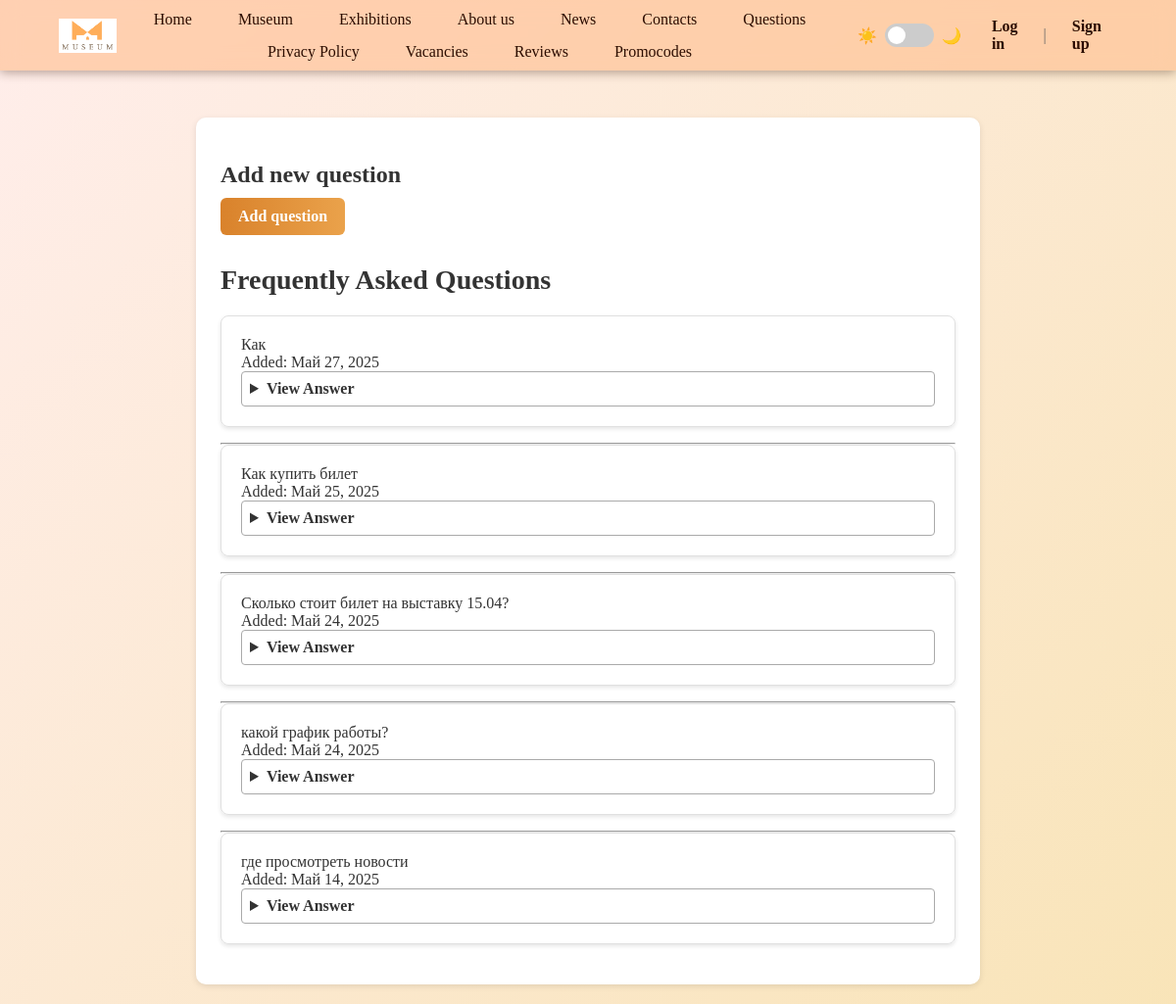
Page /dictionary/ on the committed database.
### museum/models.py (models this page shows, shortened)
class Question(models.Model):
    content = models.TextField()
    date = models.DateTimeField(null=True, blank=True)
    answer = models.ForeignKey('Answer', on_delete=models.SET_NULL, null=True)

### museum/views.py (the view)
# urls.py: re_path(r'^dictionary/$', views.dictionary_page, name='dictionary'),
def dictionary_page(request):
    logger.info('Dictionary view was accessed')
    questions = mod.Question.objects.all().order_by('-date')
    context = {"questions": questions}
    return render(request, "dictionary.html", context)

### templates/dictionary.html (shortened to what this page needs)
{% extends 'layout.html' %}
{% block content %}
<div class="faq-container">
    {% if not user.is_staff and not user.is_superuser %}
        <h2>Add new question</h2>
        <a href="{% url 'add_question' %}" class="add-question-btn">Add question</a>
    {% endif %}
    <h1>Frequently Asked Questions</h1>
    {% for question in questions %}
        <div class="faq-item">
            <div class="faq-question">{{ question.content }}</div>
            <div class="faq-date">Added: {{ question.date|date:"F j, Y" }}</div>
            {% if question.answer %}
                <details class="faq-details">
                    <summary class="faq-summary">View Answer</summary>
                </details>
            {% else %}
                {% if user.is_staff %}
                    <a href="{{ question.get_absolute_url_to_add }}" class="add-answer-btn">Add answer</a>
                {% else %}
                    <div class="no-answer">Answer not added yet</div>
                {% endif %}
            {% endif %}
        </div>
        {% if not forloop.last %}
            <hr class="faq-divider">
        {% endif %}
    {% endfor %}
</div>
{% endblock %}

### static/css/style.css (style rules this page uses)
:root { --bg-color: #ffffff; --text-color: #333333; --header-bg: rgba(255, 188, 140, 0.598); --card-bg: #ffffff; --border-color: #dee2e6; --primary-color: #007bff; --hover-color: #0056b3; --nav-bg: #343a40; --nav-text: #2c0d00; --nav-hover: #f9ba73b1; --main-bg: linear-gradient(135deg, #ffebe8dd 0%, #f7dda5c9 100%); }
body { background: var(--main-bg); color: var(--text-color); transition: background-color 0.3s ease, color 0.3s ease; }
.faq-container, .news-card, .employee-card, .review { background-color: var(--card-bg); color: var(--text-color); }
* { box-sizing: border-box; margin: 0; padding: 0; }
html, body { height: 100%; }
body { font-family: Georgia, serif; overflow: auto; }
.faq-container { max-width: 800px; margin: 0 auto; padding: 20px; }
.add-question-btn { background: linear-gradient(135deg, #f9ba73cc 0%, #6d2d0bd2 100%); color: white; padding: 12px 24px; border-radius: 6px; }
.faq-item { border: 1px solid #e0e0e0; border-radius: 8px; margin-bottom: 16px; padding: 20px; box-shadow: 0 2px 4px rgba(0,0,0,0.1); }
html, body { margin: 0; padding: 0; min-height: 100vh; background-attachment: fixed; background-size: cover; }
h1, h2, h3, h4, h5 { margin: 20px 0 10px 0; font-weight: bold; }
.faq-container { padding: 25px; border-radius: 10px; box-shadow: 0 2px 6px rgba(0,0,0,0.1); margin-top: 20px; }
.faq-container h1 { font-size: 28px; text-align: left; margin-bottom: 20px; }
.add-question-btn { display: inline-block; background: linear-gradient(90deg, #d9822b, #eaa24b); color: #fff; padding: 10px 18px; border-radius: 6px; font-weight: 600; text-decoration: none; margin-bottom: 10px; }
details { border: 1px solid #aaa; border-radius: 4px; padding: 0.5em; }
summary { font-weight: bold; cursor: zoom-in; }

### rows in the picture
Question: content "Как", date "Май 27, 2025"
Question: content "Как купить билет", date "Май 25, 2025"
Question: content "Сколько стоит билет на выставку 15.04?", date "Май 24, 2025"
Question: content "какой график работы?", date "Май 24, 2025"
Question: content "где просмотреть новости", date "Май 14, 2025"
